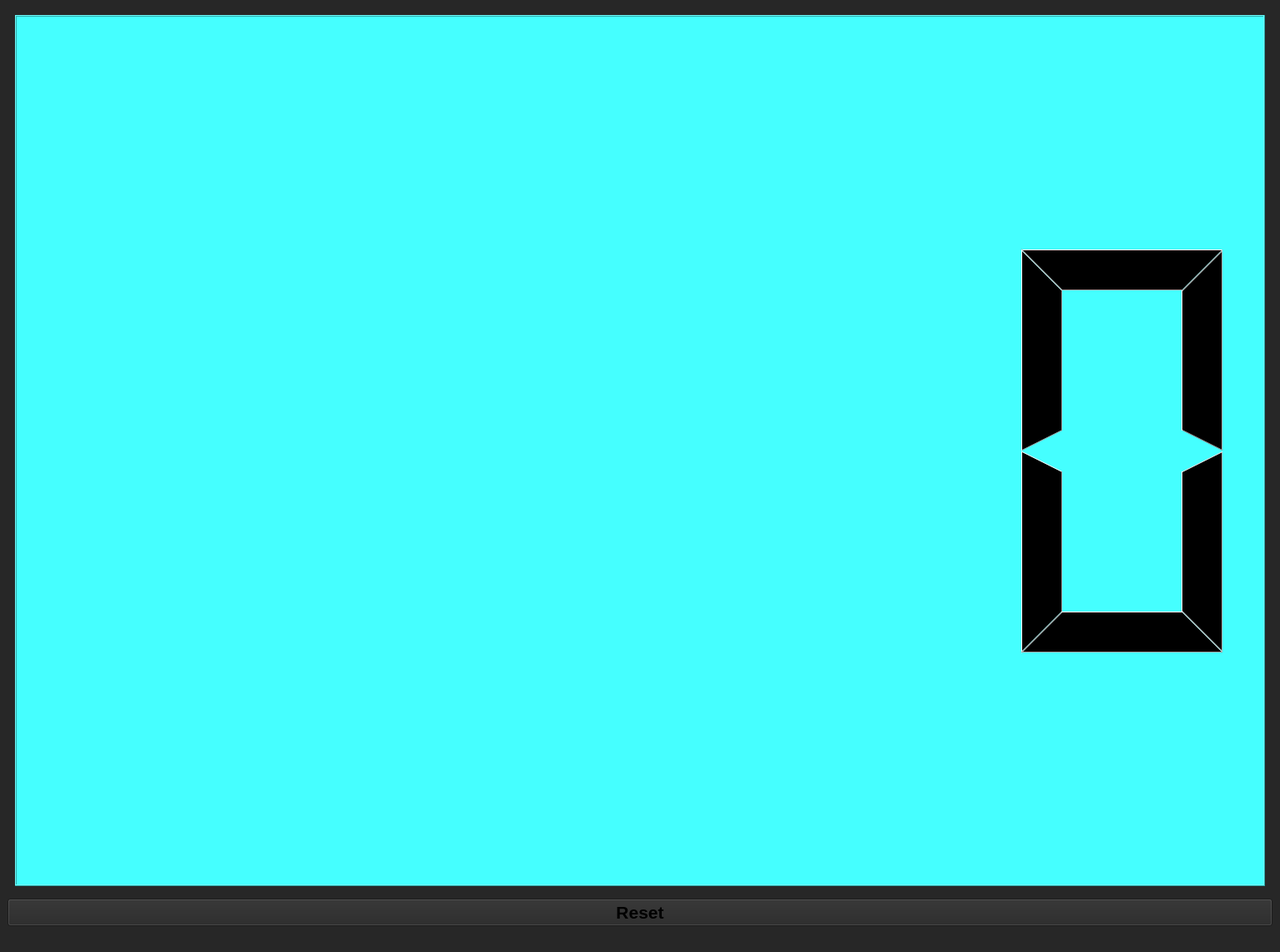
<?xml version="1.0" encoding="UTF-8"?>
<ui version="4.0">
 <class>MainWindow</class>
 <widget class="QMainWindow" name="MainWindow">
  <property name="enabled">
   <bool>true</bool>
  </property>
  <property name="geometry">
   <rect>
    <x>0</x>
    <y>0</y>
    <width>1534</width>
    <height>1141</height>
   </rect>
  </property>
  <property name="windowTitle">
   <string>MainWindow</string>
  </property>
  <property name="styleSheet">
   <string notr="true"> 
background-color: rgb(39, 39, 39);</string>
  </property>
  <widget class="QWidget" name="centralwidget">
   <layout class="QVBoxLayout" name="verticalLayout">
    <item>
     <widget class="QWidget" name="main_widget" native="true">
      <layout class="QHBoxLayout" name="horizontalLayout_2">
       <item>
        <layout class="QGridLayout" name="gridLayout">
         <property name="horizontalSpacing">
          <number>1</number>
         </property>
         <item row="0" column="0">
          <widget class="QLCDNumber" name="lcdNumber">
           <property name="styleSheet">
            <string notr="true">background-color: rgb(69, 255, 255);</string>
           </property>
          </widget>
         </item>
        </layout>
       </item>
      </layout>
     </widget>
    </item>
    <item>
     <widget class="QPushButton" name="reset_button">
      <property name="font">
       <font>
        <pointsize>16</pointsize>
        <weight>75</weight>
        <bold>true</bold>
       </font>
      </property>
      <property name="text">
       <string>Reset</string>
      </property>
     </widget>
    </item>
   </layout>
  </widget>
  <widget class="QMenuBar" name="menubar">
   <property name="geometry">
    <rect>
     <x>0</x>
     <y>0</y>
     <width>1534</width>
     <height>56</height>
    </rect>
   </property>
  </widget>
  <widget class="QStatusBar" name="statusbar"/>
 </widget>
 <resources/>
 <connections/>
</ui>
